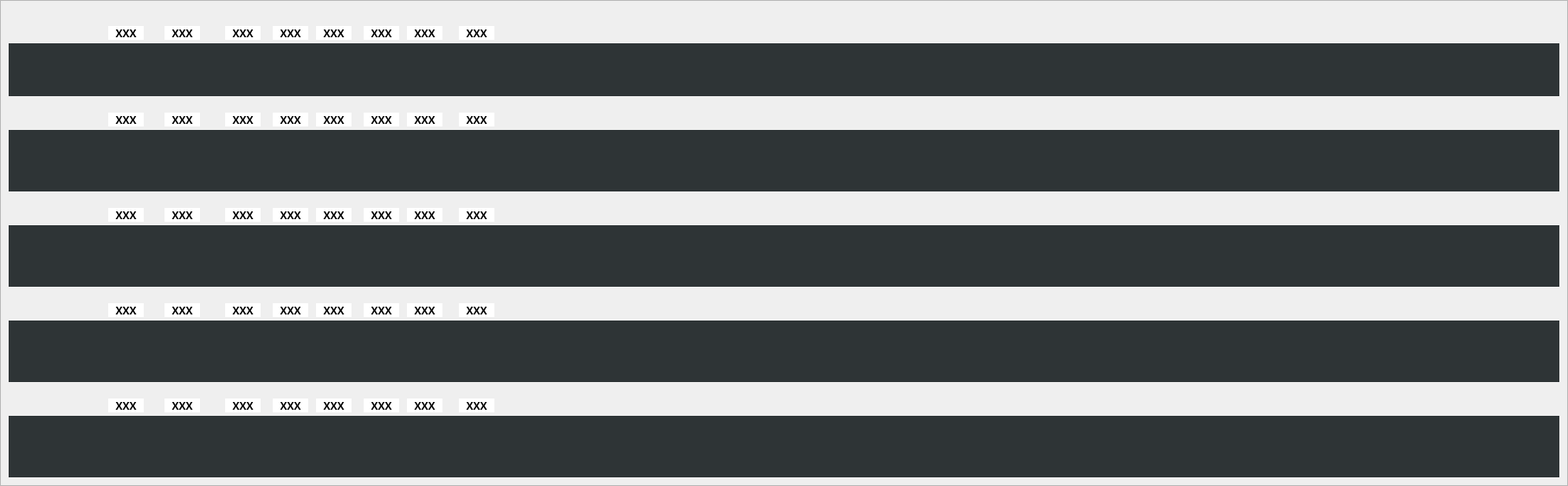
   <widget class="QFrame" name="frame">
    <property name="geometry">
     <rect>
      <x>20</x>
      <y>220</y>
      <width>1811</width>
      <height>561</height>
     </rect>
    </property>
    <property name="frameShape">
     <enum>QFrame::StyledPanel</enum>
    </property>
    <property name="frameShadow">
     <enum>QFrame::Raised</enum>
    </property>
    <widget class="QLabel" name="framePart">
     <property name="geometry">
      <rect>
       <x>10</x>
       <y>50</y>
       <width>1791</width>
       <height>61</height>
      </rect>
     </property>
     <property name="styleSheet">
      <string notr="true">background-color: rgb(46, 52, 54);</string>
     </property>
     <property name="text">
      <string/>
     </property>
     <property name="alignment">
      <set>Qt::AlignCenter</set>
     </property>
    </widget>
    <widget class="QLabel" name="framePart_2">
     <property name="geometry">
      <rect>
       <x>10</x>
       <y>150</y>
       <width>1791</width>
       <height>71</height>
      </rect>
     </property>
     <property name="styleSheet">
      <string notr="true">background-color: rgb(46, 52, 54);</string>
     </property>
     <property name="text">
      <string/>
     </property>
     <property name="alignment">
      <set>Qt::AlignCenter</set>
     </property>
    </widget>
    <widget class="QLabel" name="framePart_3">
     <property name="geometry">
      <rect>
       <x>10</x>
       <y>260</y>
       <width>1791</width>
       <height>71</height>
      </rect>
     </property>
     <property name="styleSheet">
      <string notr="true">background-color: rgb(46, 52, 54);</string>
     </property>
     <property name="text">
      <string/>
     </property>
     <property name="alignment">
      <set>Qt::AlignCenter</set>
     </property>
    </widget>
    <widget class="QLabel" name="framePart_7">
     <property name="geometry">
      <rect>
       <x>10</x>
       <y>370</y>
       <width>1791</width>
       <height>71</height>
      </rect>
     </property>
     <property name="styleSheet">
      <string notr="true">background-color: rgb(46, 52, 54);</string>
     </property>
     <property name="text">
      <string/>
     </property>
     <property name="alignment">
      <set>Qt::AlignCenter</set>
     </property>
    </widget>
    <widget class="QLabel" name="framePart_8">
     <property name="geometry">
      <rect>
       <x>10</x>
       <y>480</y>
       <width>1791</width>
       <height>71</height>
      </rect>
     </property>
     <property name="styleSheet">
      <string notr="true">background-color: rgb(46, 52, 54);</string>
     </property>
     <property name="text">
      <string/>
     </property>
     <property name="alignment">
      <set>Qt::AlignCenter</set>
     </property>
    </widget>
    <widget class="QLabel" name="R_A_2">
     <property name="geometry">
      <rect>
       <x>190</x>
       <y>30</y>
       <width>41</width>
       <height>16</height>
      </rect>
     </property>
     <property name="font">
      <font>
       <family>Ubuntu Mono</family>
       <pointsize>9</pointsize>
       <weight>75</weight>
       <bold>true</bold>
      </font>
     </property>
     <property name="styleSheet">
      <string notr="true">background-color: rgb(255, 255, 255);
border-color: rgb(36, 36, 36);</string>
     </property>
     <property name="text">
      <string>XXX</string>
     </property>
     <property name="alignment">
      <set>Qt::AlignCenter</set>
     </property>
    </widget>
    <widget class="QLabel" name="R_A_8">
     <property name="geometry">
      <rect>
       <x>530</x>
       <y>30</y>
       <width>41</width>
       <height>16</height>
      </rect>
     </property>
     <property name="font">
      <font>
       <family>Ubuntu Mono</family>
       <pointsize>9</pointsize>
       <weight>75</weight>
       <bold>true</bold>
      </font>
     </property>
     <property name="styleSheet">
      <string notr="true">background-color: rgb(255, 255, 255);
border-color: rgb(36, 36, 36);</string>
     </property>
     <property name="text">
      <string>XXX</string>
     </property>
     <property name="alignment">
      <set>Qt::AlignCenter</set>
     </property>
    </widget>
    <widget class="QLabel" name="R_A_1">
     <property name="geometry">
      <rect>
       <x>125</x>
       <y>30</y>
       <width>41</width>
       <height>16</height>
      </rect>
     </property>
     <property name="font">
      <font>
       <family>Ubuntu Mono</family>
       <pointsize>9</pointsize>
       <weight>75</weight>
       <bold>true</bold>
      </font>
     </property>
     <property name="styleSheet">
      <string notr="true">background-color: rgb(255, 255, 255);
border-color: rgb(36, 36, 36);</string>
     </property>
     <property name="text">
      <string>XXX</string>
     </property>
     <property name="alignment">
      <set>Qt::AlignCenter</set>
     </property>
    </widget>
    <widget class="QLabel" name="R_A_4">
     <property name="geometry">
      <rect>
       <x>315</x>
       <y>30</y>
       <width>41</width>
       <height>16</height>
      </rect>
     </property>
     <property name="font">
      <font>
       <family>Ubuntu Mono</family>
       <pointsize>9</pointsize>
       <weight>75</weight>
       <bold>true</bold>
      </font>
     </property>
     <property name="styleSheet">
      <string notr="true">background-color: rgb(255, 255, 255);
border-color: rgb(36, 36, 36);</string>
     </property>
     <property name="text">
      <string>XXX</string>
     </property>
     <property name="alignment">
      <set>Qt::AlignCenter</set>
     </property>
    </widget>
    <widget class="QLabel" name="R_A_7">
     <property name="geometry">
      <rect>
       <x>470</x>
       <y>30</y>
       <width>41</width>
       <height>16</height>
      </rect>
     </property>
     <property name="font">
      <font>
       <family>Ubuntu Mono</family>
       <pointsize>9</pointsize>
       <weight>75</weight>
       <bold>true</bold>
      </font>
     </property>
     <property name="styleSheet">
      <string notr="true">background-color: rgb(255, 255, 255);
border-color: rgb(36, 36, 36);</string>
     </property>
     <property name="text">
      <string>XXX</string>
     </property>
     <property name="alignment">
      <set>Qt::AlignCenter</set>
     </property>
    </widget>
    <widget class="QLabel" name="R_A_5">
     <property name="geometry">
      <rect>
       <x>365</x>
       <y>30</y>
       <width>41</width>
       <height>16</height>
      </rect>
     </property>
     <property name="font">
      <font>
       <family>Ubuntu Mono</family>
       <pointsize>9</pointsize>
       <weight>75</weight>
       <bold>true</bold>
      </font>
     </property>
     <property name="styleSheet">
      <string notr="true">background-color: rgb(255, 255, 255);
border-color: rgb(36, 36, 36);</string>
     </property>
     <property name="text">
      <string>XXX</string>
     </property>
     <property name="alignment">
      <set>Qt::AlignCenter</set>
     </property>
    </widget>
    <widget class="QLabel" name="R_A_6">
     <property name="geometry">
      <rect>
       <x>420</x>
       <y>30</y>
       <width>41</width>
       <height>16</height>
      </rect>
     </property>
     <property name="font">
      <font>
       <family>Ubuntu Mono</family>
       <pointsize>9</pointsize>
       <weight>75</weight>
       <bold>true</bold>
      </font>
     </property>
     <property name="styleSheet">
      <string notr="true">background-color: rgb(255, 255, 255);
border-color: rgb(36, 36, 36);</string>
     </property>
     <property name="text">
      <string>XXX</string>
     </property>
     <property name="alignment">
      <set>Qt::AlignCenter</set>
     </property>
    </widget>
    <widget class="QLabel" name="R_A_3">
     <property name="geometry">
      <rect>
       <x>260</x>
       <y>30</y>
       <width>41</width>
       <height>16</height>
      </rect>
     </property>
     <property name="font">
      <font>
       <family>Ubuntu Mono</family>
       <pointsize>9</pointsize>
       <weight>75</weight>
       <bold>true</bold>
      </font>
     </property>
     <property name="styleSheet">
      <string notr="true">background-color: rgb(255, 255, 255);
border-color: rgb(36, 36, 36);</string>
     </property>
     <property name="text">
      <string>XXX</string>
     </property>
     <property name="alignment">
      <set>Qt::AlignCenter</set>
     </property>
    </widget>
    <widget class="QLabel" name="R_E_4">
     <property name="geometry">
      <rect>
       <x>315</x>
       <y>460</y>
       <width>41</width>
       <height>16</height>
      </rect>
     </property>
     <property name="font">
      <font>
       <family>Ubuntu Mono</family>
       <pointsize>9</pointsize>
       <weight>75</weight>
       <bold>true</bold>
      </font>
     </property>
     <property name="styleSheet">
      <string notr="true">background-color: rgb(255, 255, 255);
border-color: rgb(36, 36, 36);</string>
     </property>
     <property name="text">
      <string>XXX</string>
     </property>
     <property name="alignment">
      <set>Qt::AlignCenter</set>
     </property>
    </widget>
    <widget class="QLabel" name="R_B_6">
     <property name="geometry">
      <rect>
       <x>420</x>
       <y>130</y>
       <width>41</width>
       <height>16</height>
      </rect>
     </property>
     <property name="font">
      <font>
       <family>Ubuntu Mono</family>
       <pointsize>9</pointsize>
       <weight>75</weight>
       <bold>true</bold>
      </font>
     </property>
     <property name="styleSheet">
      <string notr="true">background-color: rgb(255, 255, 255);
border-color: rgb(36, 36, 36);</string>
     </property>
     <property name="text">
      <string>XXX</string>
     </property>
     <property name="alignment">
      <set>Qt::AlignCenter</set>
     </property>
    </widget>
    <widget class="QLabel" name="R_D_6">
     <property name="geometry">
      <rect>
       <x>420</x>
       <y>350</y>
       <width>41</width>
       <height>16</height>
      </rect>
     </property>
     <property name="font">
      <font>
       <family>Ubuntu Mono</family>
       <pointsize>9</pointsize>
       <weight>75</weight>
       <bold>true</bold>
      </font>
     </property>
     <property name="styleSheet">
      <string notr="true">background-color: rgb(255, 255, 255);
border-color: rgb(36, 36, 36);</string>
     </property>
     <property name="text">
      <string>XXX</string>
     </property>
     <property name="alignment">
      <set>Qt::AlignCenter</set>
     </property>
    </widget>
    <widget class="QLabel" name="R_B_3">
     <property name="geometry">
      <rect>
       <x>260</x>
       <y>130</y>
       <width>41</width>
       <height>16</height>
      </rect>
     </property>
     <property name="font">
      <font>
       <family>Ubuntu Mono</family>
       <pointsize>9</pointsize>
       <weight>75</weight>
       <bold>true</bold>
      </font>
     </property>
     <property name="styleSheet">
      <string notr="true">background-color: rgb(255, 255, 255);
border-color: rgb(36, 36, 36);</string>
     </property>
     <property name="text">
      <string>XXX</string>
     </property>
     <property name="alignment">
      <set>Qt::AlignCenter</set>
     </property>
    </widget>
    <widget class="QLabel" name="R_C_4">
     <property name="geometry">
      <rect>
       <x>315</x>
       <y>240</y>
       <width>41</width>
       <height>16</height>
      </rect>
     </property>
     <property name="font">
      <font>
       <family>Ubuntu Mono</family>
       <pointsize>9</pointsize>
       <weight>75</weight>
       <bold>true</bold>
      </font>
     </property>
     <property name="styleSheet">
      <string notr="true">background-color: rgb(255, 255, 255);
border-color: rgb(36, 36, 36);</string>
     </property>
     <property name="text">
      <string>XXX</string>
     </property>
     <property name="alignment">
      <set>Qt::AlignCenter</set>
     </property>
    </widget>
    <widget class="QLabel" name="R_E_8">
     <property name="geometry">
      <rect>
       <x>530</x>
       <y>460</y>
       <width>41</width>
       <height>16</height>
      </rect>
     </property>
     <property name="font">
      <font>
       <family>Ubuntu Mono</family>
       <pointsize>9</pointsize>
       <weight>75</weight>
       <bold>true</bold>
      </font>
     </property>
     <property name="styleSheet">
      <string notr="true">background-color: rgb(255, 255, 255);
border-color: rgb(36, 36, 36);</string>
     </property>
     <property name="text">
      <string>XXX</string>
     </property>
     <property name="alignment">
      <set>Qt::AlignCenter</set>
     </property>
    </widget>
    <widget class="QLabel" name="R_C_1">
     <property name="geometry">
      <rect>
       <x>125</x>
       <y>240</y>
       <width>41</width>
       <height>16</height>
      </rect>
     </property>
     <property name="font">
      <font>
       <family>Ubuntu Mono</family>
       <pointsize>9</pointsize>
       <weight>75</weight>
       <bold>true</bold>
      </font>
     </property>
     <property name="styleSheet">
      <string notr="true">background-color: rgb(255, 255, 255);
border-color: rgb(36, 36, 36);</string>
     </property>
     <property name="text">
      <string>XXX</string>
     </property>
     <property name="alignment">
      <set>Qt::AlignCenter</set>
     </property>
    </widget>
    <widget class="QLabel" name="R_E_3">
     <property name="geometry">
      <rect>
       <x>260</x>
       <y>460</y>
       <width>41</width>
       <height>16</height>
      </rect>
     </property>
     <property name="font">
      <font>
       <family>Ubuntu Mono</family>
       <pointsize>9</pointsize>
       <weight>75</weight>
       <bold>true</bold>
      </font>
     </property>
     <property name="styleSheet">
      <string notr="true">background-color: rgb(255, 255, 255);
border-color: rgb(36, 36, 36);</string>
     </property>
     <property name="text">
      <string>XXX</string>
     </property>
     <property name="alignment">
      <set>Qt::AlignCenter</set>
     </property>
    </widget>
    <widget class="QLabel" name="R_B_4">
     <property name="geometry">
      <rect>
       <x>315</x>
       <y>130</y>
       <width>41</width>
       <height>16</height>
      </rect>
     </property>
     <property name="font">
      <font>
       <family>Ubuntu Mono</family>
       <pointsize>9</pointsize>
       <weight>75</weight>
       <bold>true</bold>
      </font>
     </property>
     <property name="styleSheet">
      <string notr="true">background-color: rgb(255, 255, 255);
border-color: rgb(36, 36, 36);</string>
     </property>
     <property name="text">
      <string>XXX</string>
     </property>
     <property name="alignment">
      <set>Qt::AlignCenter</set>
     </property>
    </widget>
    <widget class="QLabel" name="R_D_1">
     <property name="geometry">
      <rect>
       <x>125</x>
       <y>350</y>
       <width>41</width>
       <height>16</height>
      </rect>
     </property>
     <property name="font">
      <font>
       <family>Ubuntu Mono</family>
       <pointsize>9</pointsize>
       <weight>75</weight>
       <bold>true</bold>
      </font>
     </property>
     <property name="styleSheet">
      <string notr="true">background-color: rgb(255, 255, 255);
border-color: rgb(36, 36, 36);</string>
     </property>
     <property name="text">
      <string>XXX</string>
     </property>
     <property name="alignment">
      <set>Qt::AlignCenter</set>
     </property>
    </widget>
    <widget class="QLabel" name="R_D_7">
     <property name="geometry">
      <rect>
       <x>470</x>
       <y>350</y>
       <width>41</width>
       <height>16</height>
      </rect>
     </property>
     <property name="font">
      <font>
       <family>Ubuntu Mono</family>
       <pointsize>9</pointsize>
       <weight>75</weight>
       <bold>true</bold>
      </font>
     </property>
     <property name="styleSheet">
      <string notr="true">background-color: rgb(255, 255, 255);
border-color: rgb(36, 36, 36);</string>
     </property>
     <property name="text">
      <string>XXX</string>
     </property>
     <property name="alignment">
      <set>Qt::AlignCenter</set>
     </property>
    </widget>
    <widget class="QLabel" name="R_B_7">
     <property name="geometry">
      <rect>
       <x>470</x>
       <y>130</y>
       <width>41</width>
       <height>16</height>
      </rect>
     </property>
     <property name="font">
      <font>
       <family>Ubuntu Mono</family>
       <pointsize>9</pointsize>
       <weight>75</weight>
       <bold>true</bold>
      </font>
     </property>
     <property name="styleSheet">
      <string notr="true">background-color: rgb(255, 255, 255);
border-color: rgb(36, 36, 36);</string>
     </property>
     <property name="text">
      <string>XXX</string>
     </property>
     <property name="alignment">
      <set>Qt::AlignCenter</set>
     </property>
    </widget>
    <widget class="QLabel" name="R_C_5">
     <property name="geometry">
      <rect>
       <x>365</x>
       <y>240</y>
       <width>41</width>
       <height>16</height>
      </rect>
     </property>
     <property name="font">
      <font>
       <family>Ubuntu Mono</family>
       <pointsize>9</pointsize>
       <weight>75</weight>
       <bold>true</bold>
      </font>
     </property>
     <property name="styleSheet">
      <string notr="true">background-color: rgb(255, 255, 255);
border-color: rgb(36, 36, 36);</string>
     </property>
     <property name="text">
      <string>XXX</string>
     </property>
     <property name="alignment">
      <set>Qt::AlignCenter</set>
     </property>
    </widget>
    <widget class="QLabel" name="R_B_1">
     <property name="geometry">
      <rect>
       <x>125</x>
       <y>130</y>
       <width>41</width>
       <height>16</height>
      </rect>
     </property>
     <property name="font">
      <font>
       <family>Ubuntu Mono</family>
       <pointsize>9</pointsize>
       <weight>75</weight>
       <bold>true</bold>
      </font>
     </property>
     <property name="styleSheet">
      <string notr="true">background-color: rgb(255, 255, 255);
border-color: rgb(36, 36, 36);</string>
     </property>
     <property name="text">
      <string>XXX</string>
     </property>
     <property name="alignment">
      <set>Qt::AlignCenter</set>
     </property>
    </widget>
    <widget class="QLabel" name="R_C_3">
     <property name="geometry">
      <rect>
       <x>260</x>
       <y>240</y>
       <width>41</width>
       <height>16</height>
      </rect>
     </property>
     <property name="font">
      <font>
       <family>Ubuntu Mono</family>
       <pointsize>9</pointsize>
       <weight>75</weight>
       <bold>true</bold>
      </font>
     </property>
     <property name="styleSheet">
      <string notr="true">background-color: rgb(255, 255, 255);
border-color: rgb(36, 36, 36);</string>
     </property>
     <property name="text">
      <string>XXX</string>
     </property>
     <property name="alignment">
      <set>Qt::AlignCenter</set>
     </property>
    </widget>
    <widget class="QLabel" name="R_E_6">
     <property name="geometry">
      <rect>
       <x>420</x>
       <y>460</y>
       <width>41</width>
       <height>16</height>
      </rect>
     </property>
     <property name="font">
      <font>
       <family>Ubuntu Mono</family>
       <pointsize>9</pointsize>
       <weight>75</weight>
       <bold>true</bold>
      </font>
     </property>
     <property name="styleSheet">
      <string notr="true">background-color: rgb(255, 255, 255);
border-color: rgb(36, 36, 36);</string>
     </property>
     <property name="text">
      <string>XXX</string>
     </property>
     <property name="alignment">
      <set>Qt::AlignCenter</set>
     </property>
    </widget>
    <widget class="QLabel" name="R_C_2">
     <property name="geometry">
      <rect>
       <x>190</x>
       <y>240</y>
       <width>41</width>
       <height>16</height>
      </rect>
     </property>
     <property name="font">
      <font>
       <family>Ubuntu Mono</family>
       <pointsize>9</pointsize>
       <weight>75</weight>
       <bold>true</bold>
      </font>
     </property>
     <property name="styleSheet">
      <string notr="true">background-color: rgb(255, 255, 255);
border-color: rgb(36, 36, 36);</string>
     </property>
     <property name="text">
      <string>XXX</string>
     </property>
     <property name="alignment">
      <set>Qt::AlignCenter</set>
     </property>
    </widget>
    <widget class="QLabel" name="R_C_8">
     <property name="geometry">
      <rect>
       <x>530</x>
       <y>240</y>
       <width>41</width>
       <height>16</height>
      </rect>
     </property>
     <property name="font">
      <font>
       <family>Ubuntu Mono</family>
       <pointsize>9</pointsize>
       <weight>75</weight>
       <bold>true</bold>
      </font>
     </property>
     <property name="styleSheet">
      <string notr="true">background-color: rgb(255, 255, 255);
border-color: rgb(36, 36, 36);</string>
     </property>
     <property name="text">
      <string>XXX</string>
     </property>
     <property name="alignment">
      <set>Qt::AlignCenter</set>
     </property>
    </widget>
    <widget class="QLabel" name="R_C_6">
     <property name="geometry">
      <rect>
       <x>420</x>
       <y>240</y>
       <width>41</width>
       <height>16</height>
      </rect>
     </property>
     <property name="font">
      <font>
       <family>Ubuntu Mono</family>
       <pointsize>9</pointsize>
       <weight>75</weight>
       <bold>true</bold>
      </font>
     </property>
     <property name="styleSheet">
      <string notr="true">background-color: rgb(255, 255, 255);
border-color: rgb(36, 36, 36);</string>
     </property>
     <property name="text">
      <string>XXX</string>
     </property>
     <property name="alignment">
      <set>Qt::AlignCenter</set>
     </property>
    </widget>
    <widget class="QLabel" name="R_D_3">
     <property name="geometry">
      <rect>
       <x>260</x>
       <y>350</y>
       <width>41</width>
       <height>16</height>
      </rect>
     </property>
     <property name="font">
      <font>
       <family>Ubuntu Mono</family>
       <pointsize>9</pointsize>
       <weight>75</weight>
       <bold>true</bold>
      </font>
     </property>
     <property name="styleSheet">
      <string notr="true">background-color: rgb(255, 255, 255);
border-color: rgb(36, 36, 36);</string>
     </property>
     <property name="text">
      <string>XXX</string>
     </property>
     <property name="alignment">
      <set>Qt::AlignCenter</set>
     </property>
    </widget>
    <widget class="QLabel" name="R_D_4">
     <property name="geometry">
      <rect>
       <x>315</x>
       <y>350</y>
       <width>41</width>
       <height>16</height>
      </rect>
     </property>
     <property name="font">
      <font>
       <family>Ubuntu Mono</family>
       <pointsize>9</pointsize>
       <weight>75</weight>
       <bold>true</bold>
      </font>
     </property>
     <property name="styleSheet">
      <string notr="true">background-color: rgb(255, 255, 255);
border-color: rgb(36, 36, 36);</string>
     </property>
     <property name="text">
      <string>XXX</string>
     </property>
     <property name="alignment">
      <set>Qt::AlignCenter</set>
     </property>
    </widget>
    <widget class="QLabel" name="R_B_2">
     <property name="geometry">
      <rect>
       <x>190</x>
       <y>130</y>
       <width>41</width>
       <height>16</height>
      </rect>
     </property>
     <property name="font">
      <font>
       <family>Ubuntu Mono</family>
       <pointsize>9</pointsize>
       <weight>75</weight>
       <bold>true</bold>
      </font>
     </property>
     <property name="styleSheet">
      <string notr="true">background-color: rgb(255, 255, 255);
border-color: rgb(36, 36, 36);</string>
     </property>
     <property name="text">
      <string>XXX</string>
     </property>
     <property name="alignment">
      <set>Qt::AlignCenter</set>
     </property>
    </widget>
    <widget class="QLabel" name="R_B_5">
     <property name="geometry">
      <rect>
       <x>365</x>
       <y>130</y>
       <width>41</width>
       <height>16</height>
      </rect>
     </property>
     <property name="font">
      <font>
       <family>Ubuntu Mono</family>
       <pointsize>9</pointsize>
       <weight>75</weight>
       <bold>true</bold>
      </font>
     </property>
     <property name="styleSheet">
      <string notr="true">background-color: rgb(255, 255, 255);
border-color: rgb(36, 36, 36);</string>
     </property>
     <property name="text">
      <string>XXX</string>
     </property>
     <property name="alignment">
      <set>Qt::AlignCenter</set>
     </property>
    </widget>
    <widget class="QLabel" name="R_E_1">
     <property name="geometry">
      <rect>
       <x>125</x>
       <y>460</y>
       <width>41</width>
       <height>16</height>
      </rect>
     </property>
     <property name="font">
      <font>
       <family>Ubuntu Mono</family>
       <pointsize>9</pointsize>
       <weight>75</weight>
       <bold>true</bold>
      </font>
     </property>
     <property name="styleSheet">
      <string notr="true">background-color: rgb(255, 255, 255);
border-color: rgb(36, 36, 36);</string>
     </property>
     <property name="text">
      <string>XXX</string>
     </property>
     <property name="alignment">
      <set>Qt::AlignCenter</set>
     </property>
    </widget>
    <widget class="QLabel" name="R_E_7">
     <property name="geometry">
      <rect>
       <x>470</x>
       <y>460</y>
       <width>41</width>
       <height>16</height>
      </rect>
     </property>
     <property name="font">
      <font>
       <family>Ubuntu Mono</family>
       <pointsize>9</pointsize>
       <weight>75</weight>
       <bold>true</bold>
      </font>
     </property>
     <property name="styleSheet">
      <string notr="true">background-color: rgb(255, 255, 255);
border-color: rgb(36, 36, 36);</string>
     </property>
     <property name="text">
      <string>XXX</string>
     </property>
     <property name="alignment">
      <set>Qt::AlignCenter</set>
     </property>
    </widget>
    <widget class="QLabel" name="R_D_2">
     <property name="geometry">
      <rect>
       <x>190</x>
       <y>350</y>
       <width>41</width>
       <height>16</height>
      </rect>
     </property>
     <property name="font">
      <font>
       <family>Ubuntu Mono</family>
       <pointsize>9</pointsize>
       <weight>75</weight>
       <bold>true</bold>
      </font>
     </property>
     <property name="styleSheet">
      <string notr="true">background-color: rgb(255, 255, 255);
border-color: rgb(36, 36, 36);</string>
     </property>
     <property name="text">
      <string>XXX</string>
     </property>
     <property name="alignment">
      <set>Qt::AlignCenter</set>
     </property>
    </widget>
    <widget class="QLabel" name="R_D_5">
     <property name="geometry">
      <rect>
       <x>365</x>
       <y>350</y>
       <width>41</width>
       <height>16</height>
      </rect>
     </property>
     <property name="font">
      <font>
       <family>Ubuntu Mono</family>
       <pointsize>9</pointsize>
       <weight>75</weight>
       <bold>true</bold>
      </font>
     </property>
     <property name="styleSheet">
      <string notr="true">background-color: rgb(255, 255, 255);
border-color: rgb(36, 36, 36);</string>
     </property>
     <property name="text">
      <string>XXX</string>
     </property>
     <property name="alignment">
      <set>Qt::AlignCenter</set>
     </property>
    </widget>
    <widget class="QLabel" name="R_C_7">
     <property name="geometry">
      <rect>
       <x>470</x>
       <y>240</y>
       <width>41</width>
       <height>16</height>
      </rect>
     </property>
     <property name="font">
      <font>
       <family>Ubuntu Mono</family>
       <pointsize>9</pointsize>
       <weight>75</weight>
       <bold>true</bold>
      </font>
     </property>
     <property name="styleSheet">
      <string notr="true">background-color: rgb(255, 255, 255);
border-color: rgb(36, 36, 36);</string>
     </property>
     <property name="text">
      <string>XXX</string>
     </property>
     <property name="alignment">
      <set>Qt::AlignCenter</set>
     </property>
    </widget>
    <widget class="QLabel" name="R_E_5">
     <property name="geometry">
      <rect>
       <x>365</x>
       <y>460</y>
       <width>41</width>
       <height>16</height>
      </rect>
     </property>
     <property name="font">
      <font>
       <family>Ubuntu Mono</family>
       <pointsize>9</pointsize>
       <weight>75</weight>
       <bold>true</bold>
      </font>
     </property>
     <property name="styleSheet">
      <string notr="true">background-color: rgb(255, 255, 255);
border-color: rgb(36, 36, 36);</string>
     </property>
     <property name="text">
      <string>XXX</string>
     </property>
     <property name="alignment">
      <set>Qt::AlignCenter</set>
     </property>
    </widget>
    <widget class="QLabel" name="R_D_8">
     <property name="geometry">
      <rect>
       <x>530</x>
       <y>350</y>
       <width>41</width>
       <height>16</height>
      </rect>
     </property>
     <property name="font">
      <font>
       <family>Ubuntu Mono</family>
       <pointsize>9</pointsize>
       <weight>75</weight>
       <bold>true</bold>
      </font>
     </property>
     <property name="styleSheet">
      <string notr="true">background-color: rgb(255, 255, 255);
border-color: rgb(36, 36, 36);</string>
     </property>
     <property name="text">
      <string>XXX</string>
     </property>
     <property name="alignment">
      <set>Qt::AlignCenter</set>
     </property>
    </widget>
    <widget class="QLabel" name="R_E_2">
     <property name="geometry">
      <rect>
       <x>190</x>
       <y>460</y>
       <width>41</width>
       <height>16</height>
      </rect>
     </property>
     <property name="font">
      <font>
       <family>Ubuntu Mono</family>
       <pointsize>9</pointsize>
       <weight>75</weight>
       <bold>true</bold>
      </font>
     </property>
     <property name="styleSheet">
      <string notr="true">background-color: rgb(255, 255, 255);
border-color: rgb(36, 36, 36);</string>
     </property>
     <property name="text">
      <string>XXX</string>
     </property>
     <property name="alignment">
      <set>Qt::AlignCenter</set>
     </property>
    </widget>
    <widget class="QLabel" name="R_B_8">
     <property name="geometry">
      <rect>
       <x>530</x>
       <y>130</y>
       <width>41</width>
       <height>16</height>
      </rect>
     </property>
     <property name="font">
      <font>
       <family>Ubuntu Mono</family>
       <pointsize>9</pointsize>
       <weight>75</weight>
       <bold>true</bold>
      </font>
     </property>
     <property name="styleSheet">
      <string notr="true">background-color: rgb(255, 255, 255);
border-color: rgb(36, 36, 36);</string>
     </property>
     <property name="text">
      <string>XXX</string>
     </property>
     <property name="alignment">
      <set>Qt::AlignCenter</set>
     </property>
    </widget>
   </widget>
